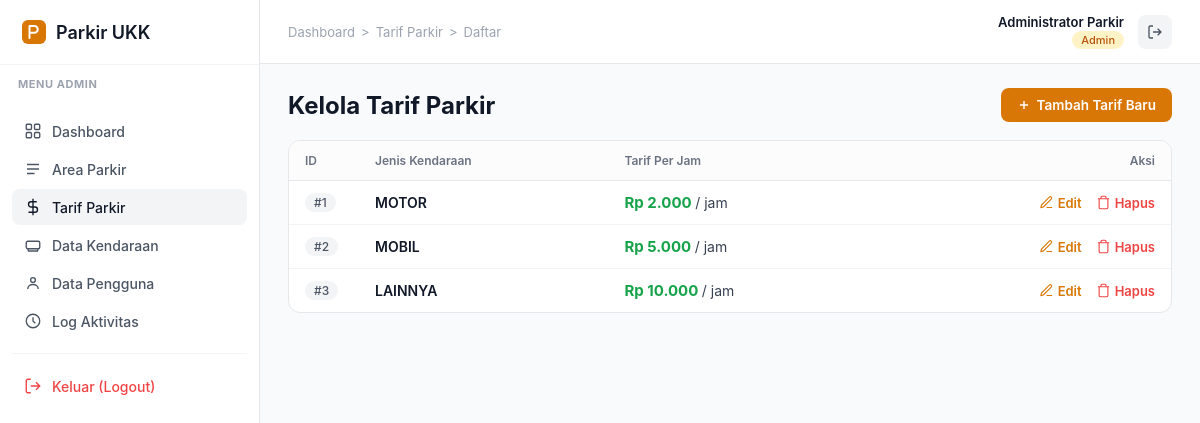
/index.php?c=admin&a=tarif (signed in), run on the app's committed database.
### tables this page shows
CREATE TABLE IF NOT EXISTS tb_tarif (
    id_tarif INT(11) AUTO_INCREMENT PRIMARY KEY,
    jenis_kendaraan ENUM('motor', 'mobil', 'lainnya') NOT NULL UNIQUE,
    tarif_per_jam DECIMAL(10,0) NOT NULL DEFAULT 0
);

### Controllers/BaseController.php (called while the page is built, shortened)
<?php
abstract class BaseController {
    private $models = [];
    protected function model($nama) {
        if (!isset($this->models[$nama])) {
            $this->models[$nama] = new $nama();
        }
        return $this->models[$nama];
    }
    protected function render($view, $data = []) {
        extract($data);
        require __DIR__ . '/../view/' . $view . '.php';
    }
    protected function halaman($view, $pageTitle, $activeMenu, array $breadcrumbs, array $data = []) {
        $this->render($view, array_merge($data, compact('pageTitle', 'activeMenu', 'breadcrumbs')));
    }
}

### Controllers/AdminController.php (called while the page is built, shortened)
<?php
require_once __DIR__ . '/BaseController.php';
class AdminController extends BaseController {
    public function tarif() {
        $rows = $this->model('m_tarif')->getAll();
        $this->halaman('admin/tarif/index', 'Tarif Parkir', 'tarif',
            $this->crumbs('Tarif Parkir', 'tarif', 'Daftar'),
            compact('rows'));
    }
}

### index.php (called while the page is built, shortened)
<?php
$action     = strtolower(trim($_GET['a'] ?? ''));
$objek = new $namaClass();
$objek->$action();

### model/m_koneksi.php (called while the page is built)
<?php
class Koneksi {
    private $host = "localhost";
    private $user = "root";
    private $db   = "parkir";
    private $pass = "";
    private $koneksi = null;
    public function __construct() {
        $sambungan = @mysqli_connect($this->host, $this->user, $this->pass, $this->db);
        if ($sambungan) {
            mysqli_set_charset($sambungan, "utf8mb4");
            mysqli_query($sambungan, "SET time_zone = '+07:00'");
            $this->koneksi = $sambungan;
        }
    }
    public function getKoneksi() {
        return $this->koneksi;
    }
}

### model/m_base.php (called while the page is built, shortened)
<?php
require_once __DIR__ . '/m_koneksi.php';
abstract class m_base {
    protected $conn;
    public function __construct() {
        $this->conn = (new Koneksi())->getKoneksi();
    }
    protected function ambilSemua($sql) {
        $hasil = mysqli_query($this->conn, $sql);
        $data  = [];
        while ($hasil && $baris = mysqli_fetch_assoc($hasil)) {
            $data[] = $baris;
        }
        return $data;
    }
}

### model/m_tarif.php (called while the page is built, shortened)
<?php
require_once __DIR__ . '/m_base.php';
class m_tarif extends m_base {
    public function getAll() {
        return $this->ambilSemua("SELECT * FROM tb_tarif ORDER BY id_tarif ASC");
    }
}

### view/admin/tarif/index.php (the view, shortened to what this page needs)
<?php
require __DIR__ . '/../../template/header.php';
?>
<div class="fi-page-header">
    <h1 class="fi-page-title">Kelola Tarif Parkir</h1>
    <div class="fi-page-actions">
        <a href="index.php?c=admin&a=tambah_tarif" class="fi-btn fi-btn-primary">
            <svg width="14" height="14" viewBox="0 0 24 24" fill="none" stroke="currentColor" stroke-width="2.4"><path d="M12 5v14M5 12h14"/></svg>
            Tambah Tarif Baru
        </a>
    </div>
</div>
<div class="fi-card">
    <div class="fi-table-wrap">
        <table class="fi-table">
            <thead>
                <tr>
                    <th style="width: 70px;">ID</th>
                    <th>Jenis Kendaraan</th>
                    <th>Tarif Per Jam</th>
                    <th style="text-align: right;">Aksi</th>
                </tr>
            </thead>
            <tbody>
            <?php foreach ($rows as $row): ?>
                <tr>
                    <td><span class="fi-badge">#<?= htmlspecialchars($row['id_tarif']) ?></span></td>
                    <td style="font-weight: 600; color: var(--fi-gray-900); text-transform: uppercase;">
                        <?= htmlspecialchars($row['jenis_kendaraan']) ?>
                    </td>
                    <td>
                        <strong style="color: #16a34a; font-size: 15px;">
                            Rp <?= number_format($row['tarif_per_jam'], 0, ',', '.') ?>
                        </strong> / jam
                    </td>
                    <td style="text-align: right;">
                        <div class="fi-row-actions" style="justify-content: flex-end;">
                            <a href="index.php?c=admin&a=ubah_tarif&id=<?= urlencode($row['id_tarif']) ?>">
                                <svg width="15" height="15" viewBox="0 0 24 24" fill="none" stroke="currentColor" stroke-width="1.8"><path d="M12 20h9"/><path d="M16.5 3.5a2.1 2.1 0 0 1 3 3L7 19l-4 1 1-4 12.5-12.5z"/></svg>Edit
                            </a>
                            <a href="index.php?c=admin&a=hapus_tarif&id=<?= urlencode($row['id_tarif']) ?>" onclick="return confirm('Apakah Anda yakin ingin menghapus tarif ini?')" style="color: #ef4444;">
                                <svg width="15" height="15" viewBox="0 0 24 24" fill="none" stroke="currentColor" stroke-width="1.8"><polyline points="3 6 5 6 21 6"/><path d="M19 6v14a2 2 0 0 1-2 2H7a2 2 0 0 1-2-2V6m3 0V4a2 2 0 0 1 2-2h4a2 2 0 0 1 2 2v2"/></svg>Hapus
                            </a>
                        </div>
                    </td>
                </tr>
            <?php endforeach; ?>
            </tbody>
        </table>
    </div>
</div>
<?php require __DIR__ . '/../../template/footer.php'; ?>

### view/template/style.css (style rules this page uses)
:root { --fi-primary: #d97706; --fi-primary-light: #fef3c7; --fi-success: #16a34a; --fi-gray-25: #fcfcfd; --fi-gray-50: #f9fafb; --fi-gray-100: #f3f4f6; --fi-gray-200: #e5e7eb; --fi-gray-300: #d1d5db; --fi-gray-400: #9ca3af; --fi-gray-500: #6b7280; --fi-gray-600: #4b5563; --fi-gray-700: #374151; --fi-gray-900: #111827; --sidebar-width: 260px; }
* { box-sizing: border-box; }
body { margin: 0; font-family: "Inter", -apple-system, BlinkMacSystemFont, "Segoe UI", sans-serif; background: var(--fi-gray-50); color: var(--fi-gray-700); font-size: 14px; }
a { text-decoration: none; color: inherit; }
.fi-page-header { display: flex; align-items: center; justify-content: space-between; margin-bottom: 18px; gap: 16px; flex-wrap: wrap; }
.fi-page-title { font-size: 24px; font-weight: 700; color: var(--fi-gray-900); margin: 0; }
.fi-page-actions { display: flex; gap: 10px; align-items: center; }
.fi-btn { display: inline-flex; align-items: center; gap: 6px; border: none; border-radius: 8px; padding: 9px 16px; font-size: 13.5px; font-weight: 600; cursor: pointer; }
.fi-btn-primary { background: var(--fi-primary); color: #fff; }
.fi-card { background: #fff; border: 1px solid var(--fi-gray-200); border-radius: 12px; overflow: hidden; }
.fi-table-wrap { overflow-x: auto; }
table.fi-table { width: 100%; border-collapse: collapse; }
.fi-table thead th { text-align: left; font-size: 12px; font-weight: 600; color: var(--fi-gray-500); text-transform: none; padding: 12px 16px; border-bottom: 1px solid var(--fi-gray-200); background: var(--fi-gray-25); white-space: nowrap; }
.fi-table tbody td { padding: 12px 16px; border-bottom: 1px solid var(--fi-gray-100); color: var(--fi-gray-700); white-space: nowrap; }
.fi-table tbody tr:last-child td { border-bottom: none; }
.fi-badge { display: inline-flex; padding: 2px 9px; border-radius: 999px; font-size: 12px; font-weight: 500; background: var(--fi-gray-100); color: var(--fi-gray-600); }
.fi-row-actions { display: flex; gap: 14px; align-items: center; }
.fi-row-actions a { font-size: 13px; font-weight: 600; color: var(--fi-primary); display: inline-flex; align-items: center; gap: 4px; }

### data on the page
tb_tarif: id_tarif "1", jenis_kendaraan "MOTOR", tarif_per_jam "2.000"
tb_tarif: id_tarif "2", jenis_kendaraan "MOBIL", tarif_per_jam "5.000"
tb_tarif: id_tarif "3", jenis_kendaraan "LAINNYA", tarif_per_jam "10.000"

### other printed values
$userRole ?: 'Utama' "ADMIN"
$crumb['label'] "Dashboard"
$crumb['label'] "Tarif Parkir"
$crumb['label'] "Daftar"
$userName "Administrator Parkir"
$userRole ?: 'Guest' "Admin"
